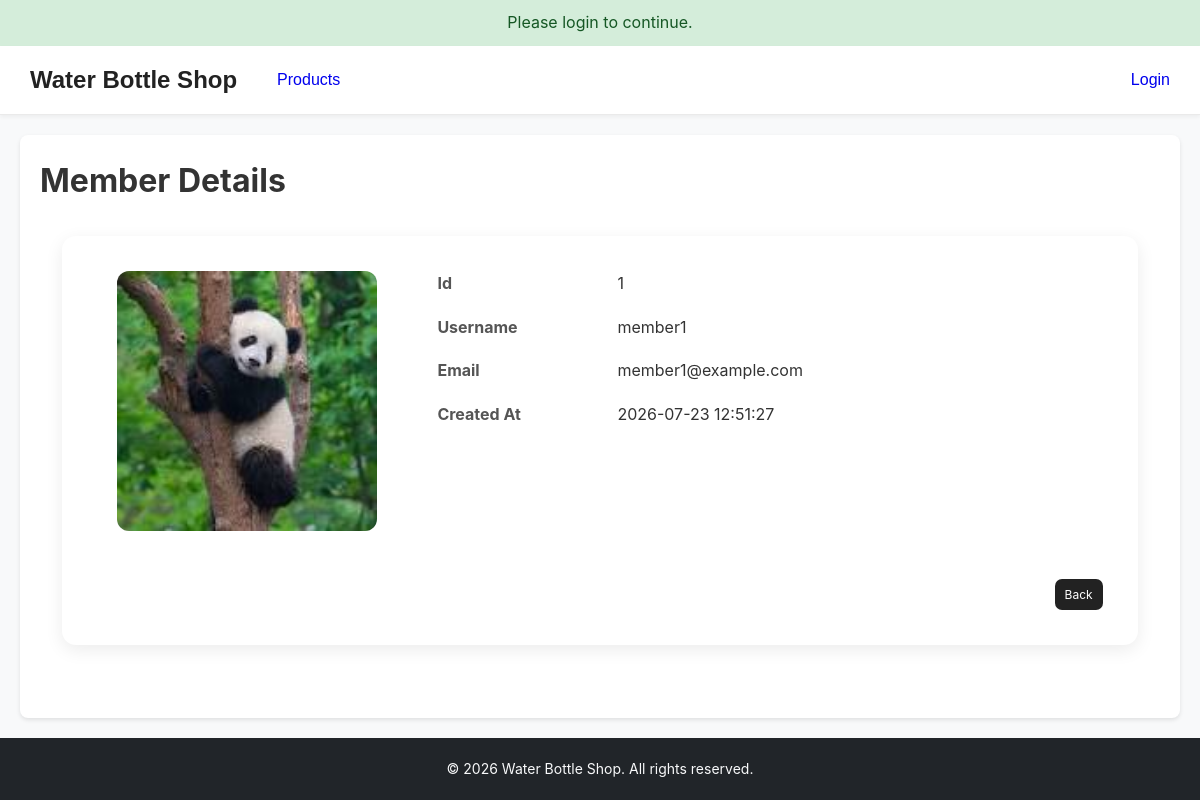
The app's page /pages/admin/member_details.php with its own data.
### tables this page shows
CREATE TABLE `users` (
  `user_id` INT(11) NOT NULL AUTO_INCREMENT,
  `username` VARCHAR(50) NOT NULL UNIQUE,
  `email` VARCHAR(100) NOT NULL UNIQUE,
  `password` VARCHAR(255) NOT NULL,
  `role` ENUM('admin', 'member') NOT NULL DEFAULT 'member',
  `created_at` TIMESTAMP DEFAULT CURRENT_TIMESTAMP,
  PRIMARY KEY (`user_id`)
);

### _base.php (called while the page is built, shortened)
<?php
function req($key, $value = null) {
    $value = $_REQUEST[$key] ?? $value;
    return is_array($value) ? array_map('trim', $value) : trim($value);
}
function temp($key, $value = null) {
    if ($value !== null) {
        $_SESSION["temp_$key"] = $value;
    }
    else {
        $value = $_SESSION["temp_$key"] ?? null;
        return $value;
    }
}
function encode($value) {
    return htmlentities($value);
}

### pages/admin/member_details.php (the view)
<?php
require_once '../../_base.php';
$_title = 'Member Details';
include '../../_head.php';
$userFields = [
    'user_id'       => 'Id',
    'username'      => 'Username',
    'email'         => 'Email',
    'created_at'    => 'Created At',
];
$userId = intval(req('id', 1));
$page = max(1, intval(req('page', 1)));
$baseSQL = "
    SELECT user_id, username, email, role, created_at
    FROM users
    WHERE 1=1
    AND role = 'member'
    AND user_id = {$userId}
";
$member = $_db->query("{$baseSQL}")->fetch(PDO::FETCH_ASSOC);
?>
<link rel="stylesheet" href="../../css/admin.css">
<link rel="stylesheet" href="../../css/main.css">
<div class="admin-container">
    <div class="view-card">
        <div class="view-content">
            <div class="view-image">
                <?php
                    $imagePath = "../../img/member/{$member['user_id']}";
                    $extensions = ['jpg', 'jpeg', 'png', 'webp'];
                    foreach ($extensions as $ext) {
                        if (file_exists($imagePath . "." . $ext)) {
                            $imagePath .= "." . $ext;
                            break;
                        }
                    }
                ?>
                <img
                    src="<?= $imagePath ?>"
                    alt="<?= $member['username'] . ' Profile' ?>"
                    class="view-product-image"
                >
            </div>
            <div class="view-details">
                <?php foreach ($userFields as $field => $label): ?>
                    <div class="detail-row">
                        <label><?= encode($label) ?></label>
                        <span><?= encode($member[$field]) ?></span>
                    </div>
                <?php endforeach; ?>
            </div>
        </div>
        <div class="view-footer">
            <a href="member_listing.php?page=<?= $page ?>" class="btn-view">
                Back
            </a>
        </div>
    </div>
</div>
<?php include '../../_foot.php'; ?>

### _head.php (shortened to what this page needs)
<!DOCTYPE html>
<html lang="en">
<head>
    <link rel="stylesheet" href="css/main.css">
</head>
<body>
    <div id="info"><?= temp('info') ?></div>
    <header style="display: flex; align-items: center; justify-content: space-between; padding: 15px 30px; background-color: #fff; font-family: sans-serif; border-bottom: 1px solid #eaeaea;">
        <h1 style="margin: 0; font-size: 24px; font-weight: bold; color: #222;">Water Bottle Shop</h1>
    <nav style="flex-grow: 1; margin-left: 40px;">
        <ul style="display: flex; align-items: center; justify-content: space-between; list-style: none; margin: 0; padding: 0; width: 100%;">
            <div style="display: flex; align-items: center; gap: 20px;">
                <li><a href="products.php" style="text-decoration: none; color: #0000ee; font-weight: 500;">Products</a></li>
            </div>
            <div style="display: flex; align-items: center; gap: 20px;">
                <?php if (isset($_SESSION['user_id'])): ?>
                    <li style="color: #333; font-weight: 500;">
                        Hi, <a href="profile.php" style="text-decoration: underline; color: #0000ee; font-weight: bold;"><?= encode($_SESSION['name']) ?></a>
                    </li>
                    <li><a href="logout.php" style="text-decoration: none; color: #0000ee; font-weight: 500;">Logout</a></li>
                <?php else: ?>
                    <li><a href="login.php" style="text-decoration: none; color: #0000ee; font-weight: 500;">Login</a></li>
                <?php endif; ?>
            </div>
        </ul>
    </nav>
</header>
    <main>
        <h1><?= $_title ?? 'Untitled' ?></h1>

### _foot.php (shortened to what this page needs)
</main>
    <footer>
        <p>&copy; <?= date('Y') ?> Water Bottle Shop. All rights reserved.</p>
    </footer>
</body>
</html>

### css/main.css (style rules this page uses)
* { box-sizing: border-box; }
html, body { min-height: 100%; }
body { margin: 0; min-height: 100vh; display: flex; flex-direction: column; font-family: -apple-system, BlinkMacSystemFont, "Segoe UI", Roboto, "Helvetica Neue", Arial, sans-serif; line-height: 1.6; color: #333333; background-color: #f8f9fa; }
header { padding: 15px 20px; background-color: #ffffff; border-bottom: 1px solid #e0e0e0; box-shadow: 0 2px 4px rgba(0, 0, 0, 0.05); text-align: center; }
header h1 { margin: 0; color: #222222; }
nav ul { display: flex; justify-content: center; flex-wrap: wrap; gap: 20px; margin: 12px 0 0; padding: 0; list-style: none; }
nav ul li { margin: 0; }
nav ul li a { color: #333333; text-decoration: none; font-weight: 500; transition: color 0.2s ease; }
main { flex: 1; width: calc(100% - 40px); max-width: 1200px; margin: 20px auto; padding: 20px; background-color: #ffffff; border-radius: 8px; box-shadow: 0 2px 4px rgba(0, 0, 0, 0.1); }
main > h1 { margin-top: 0; }
footer { width: 100%; margin-top: auto; padding: 20px; background-color: #212529; color: #f8f9fa; text-align: center; }
footer p { margin: 0; font-size: 14px; }
#info { padding: 10px 20px; background-color: #d4edda; color: #155724; text-align: center; }

### css/admin.css (style rules this page uses)
.admin-container { width: 96%; max-width: 1600px; margin: 30px auto; }
.btn-view,.btn-edit,.btn-delete { padding: 6px 10px;border-radius: 7px;text-decoration: none; color: white; font-size: 12px; transition: .2s; }
.btn-view { background: #222; }
.view-card { background:#fff; border-radius:14px; box-shadow:0 5px 18px rgba(0,0,0,.08); padding:35px; }
.view-content { display:grid; grid-template-columns:300px 1fr; gap:40px; }
.view-image { text-align:center; }
.view-product-image { width:260px; border-radius:12px; object-fit:cover; }
.view-details { display:flex; flex-direction:column; gap:18px; }
.detail-row { display:grid; grid-template-columns:180px 1fr; align-items:center; }
.detail-row label { font-weight:bold; color:#555; }
.view-footer { margin-top:40px; display:flex; justify-content:flex-end; gap:15px; }

### records on screen
users: user_id "1", username "member1", email "member1@example.com", created_at "2026-07-23 12:51:27"

### other values on screen
temp('info') "Please login to continue."
$_title "Member Details"
encode($label) "Id"
encode($label) "Username"
encode($label) "Email"
encode($label) "Created At"
